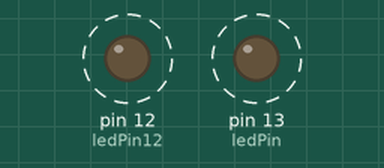
Simulated run of this sketch. Board: Arduino Uno, built with avr-gcc and run on an emulated ATmega328P. Shown: output pins drawn as LEDs (lit = HIGH). Dashed ring = blinking.

Above: at 0.5 s.
Timing chart, 0 to 4.6 s (numbered marks = the images above):
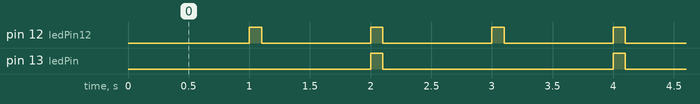

Measured:
- by itself, pin 12 (ledPin12): alternates HIGH for 0.10 s and LOW for 0.90 s
- by itself, pin 13 (ledPin): alternates HIGH for 0.10 s and LOW for 1.9 s
- by itself, everything shown: repeats every 2.0 s, in 4 steps

The sketch:

Punto_4.ino
```cpp
int procesos =0;
int procesos2=0;
int procoff=0;
const int ledPin =  13;
const int ledPin12 =  12;
long tiempo1;
void setup() {
pinMode(ledPin, OUTPUT);
pinMode(ledPin12, OUTPUT);
Serial.begin(9600);
}
void loop() {
  tiempo1=millis()/100;
    if(tiempo1-procoff==1){
      digitalWrite(ledPin12,LOW);
      digitalWrite(ledPin, LOW);
      procoff=procoff+10;
      }
            if(tiempo1-procesos2 == 20){
   digitalWrite(ledPin, HIGH);
      procesos2=procesos2+20;
       }
    if(tiempo1-procesos == 10){
   digitalWrite(ledPin12, HIGH);
      procesos=procesos+10;
       }


       }
```
